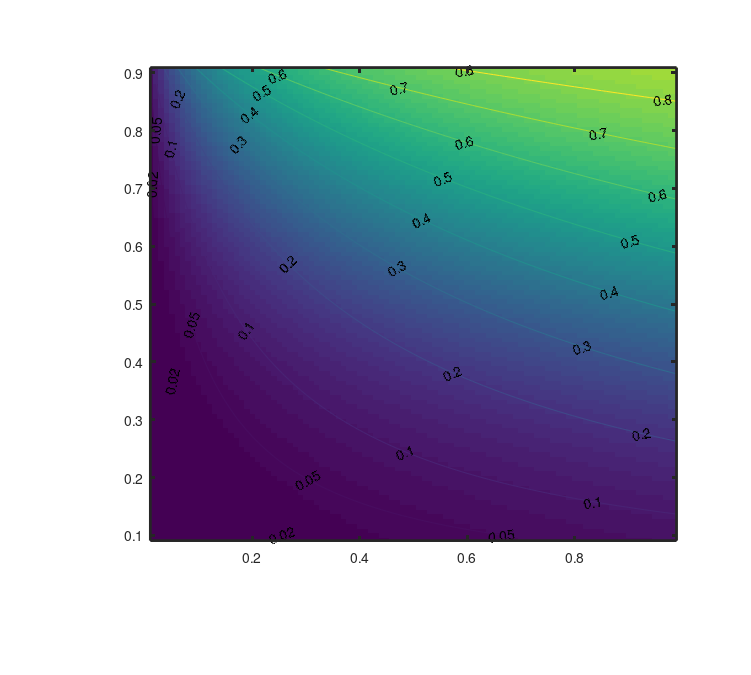

MATLAB code to generate this figure: (Note: this script raises an error after producing the figure.)
% Joshua Weitz
% Coronavirus model code, 2020
% Asymptomatic case heatmap
% MIT Software License

clf;
tmppos= [0.2 0.2 0.7 0.7];
tmpa1 = axes('position',tmppos);

set(gcf,'DefaultLineMarkerSize',10);
% set(gcf,'DefaultLineMarkerEdgeColor','k');
% set(gcf,'DefaultLineMarkerFaceColor','w');
set(gcf,'DefaultAxesLineWidth',2);

set(gcf,'PaperPositionMode','auto');
set(gcf,'Position',[271 275 752 676]);


% main data goes here
beta_vec = 0.01:0.01:0.99; % Transmission ratio
z_vec    = logspace(-1,1,100);
p_vec = z_vec./(1+z_vec);  % prob(asymptomatic) ratios
[beta_mat p_mat]=meshgrid(beta_vec,p_vec);
gamma_e=1/2;  % Exposed
gamma_a=1/5; % Asymptomatic
gamma_s=1/10; % Symptomatic
r=1/7;        % Speed

% Odds ratio
qodds = p_mat./(1-p_mat).*beta_mat*(r+gamma_s)/(r+gamma_a);
qval = qodds./(1+qodds);
tmpa=image(beta_vec,p_vec,64*flipud(qval)) 
% yvals = [0.95 0.9:-0.1:0.1 0.05]./(1-[0.9091 0.9:-0.1:0.1 0.01]);
yvals = [0.05 0.1:0.1:0.9 0.95];
set(gca,'ytick',yvals)
yvals = yvals(end:-1:1);
set(gca,'yticklabel',num2str(yvals',3));
%tmpc=colorbar;
%set(tmpc,'ticks',[0:0.1:1]);
hold on
[tmpc,tmph]=contour(beta_vec,p_vec,flipud(qval),[0.02 0.05 0.1:0.1:0.9]);
clabel(tmpc,tmph);
set(tmph(1),'color','w','linewidth',2);
axis equal
ylim([min(p_vec) max(p_vec)]);
xlim([0 1]);
     

set(gca,'fontsize',20);


xlabel('Transmission rate, $\beta_a/\beta_s$','fontsize',20,'verticalalignment','top','interpreter','latex');
ylabel('Asymptomatic probability, $p$','fontsize',20,'verticalalignment','bottom','interpreter','latex');
title({'Relevance of asymptomatic cases, $q$';'$T_s=10$ days and $T_a=5$ days'},'fontsize',20,'interpreter','latex')

clear tmp*
